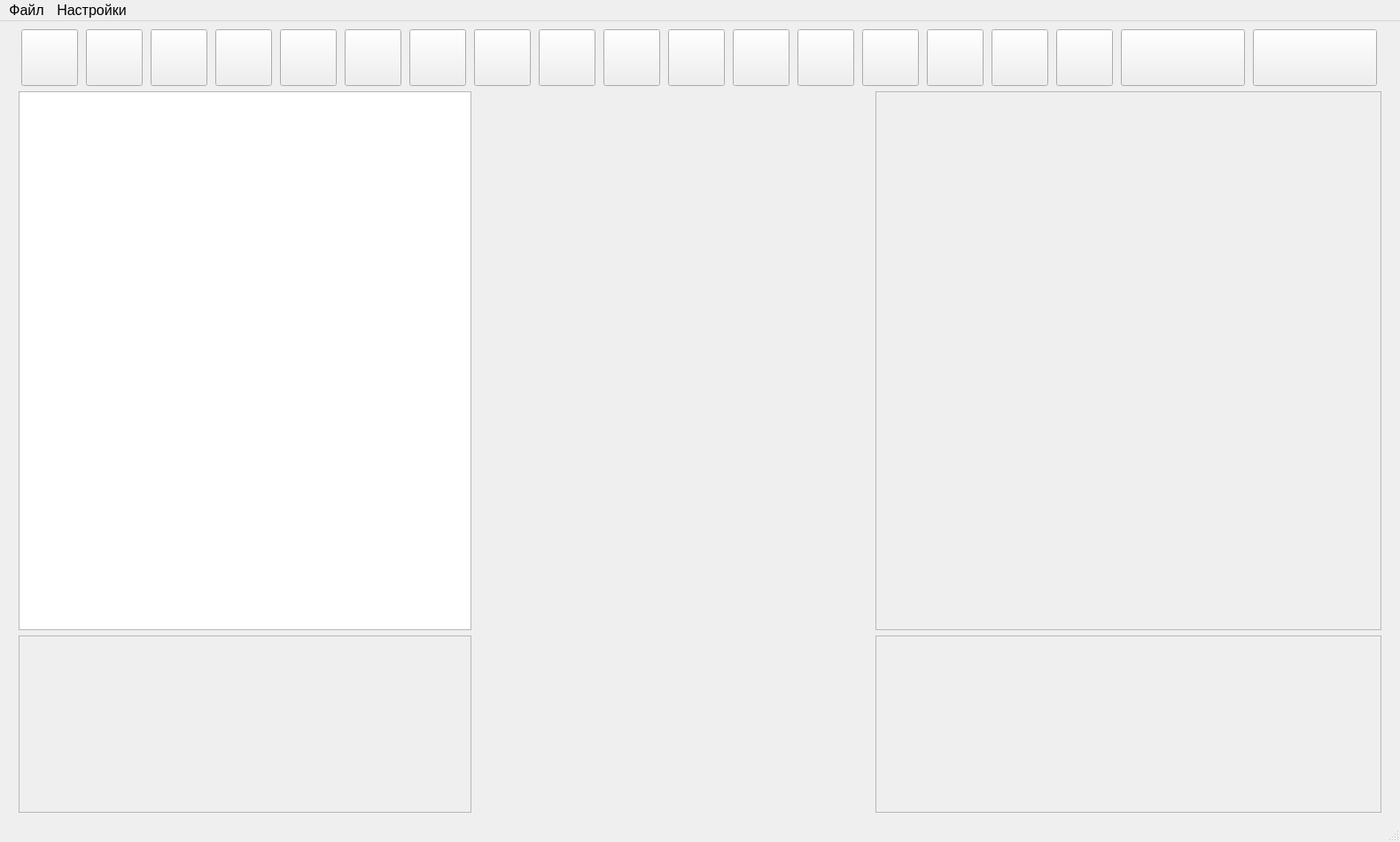
<?xml version="1.0" encoding="UTF-8"?>
<ui version="4.0">
 <class>MainWindow</class>
 <widget class="QMainWindow" name="MainWindow">
  <property name="geometry">
   <rect>
    <x>0</x>
    <y>0</y>
    <width>1580</width>
    <height>950</height>
   </rect>
  </property>
  <property name="font">
   <font>
    <pointsize>12</pointsize>
   </font>
  </property>
  <property name="windowTitle">
   <string>MainWindow</string>
  </property>
  <widget class="QWidget" name="centralwidget">
   <property name="sizePolicy">
    <sizepolicy hsizetype="Preferred" vsizetype="Preferred">
     <horstretch>0</horstretch>
     <verstretch>0</verstretch>
    </sizepolicy>
   </property>
   <layout class="QGridLayout" name="gridLayout">
    <item row="2" column="1">
     <widget class="QTextEdit" name="textEdit">
      <property name="sizePolicy">
       <sizepolicy hsizetype="Expanding" vsizetype="Expanding">
        <horstretch>0</horstretch>
        <verstretch>0</verstretch>
       </sizepolicy>
      </property>
      <property name="minimumSize">
       <size>
        <width>511</width>
        <height>600</height>
       </size>
      </property>
      <property name="maximumSize">
       <size>
        <width>511</width>
        <height>16777215</height>
       </size>
      </property>
      <property name="sizeIncrement">
       <size>
        <width>50</width>
        <height>0</height>
       </size>
      </property>
     </widget>
    </item>
    <item row="3" column="2">
     <widget class="QWidget" name="widget_2" native="true">
      <property name="enabled">
       <bool>true</bool>
      </property>
      <property name="minimumSize">
       <size>
        <width>0</width>
        <height>145</height>
       </size>
      </property>
      <property name="maximumSize">
       <size>
        <width>16777215</width>
        <height>9999</height>
       </size>
      </property>
     </widget>
    </item>
    <item row="3" column="1" rowspan="2">
     <widget class="QScrollArea" name="scrollArea_3">
      <property name="sizePolicy">
       <sizepolicy hsizetype="Expanding" vsizetype="Expanding">
        <horstretch>0</horstretch>
        <verstretch>0</verstretch>
       </sizepolicy>
      </property>
      <property name="minimumSize">
       <size>
        <width>511</width>
        <height>200</height>
       </size>
      </property>
      <property name="maximumSize">
       <size>
        <width>511</width>
        <height>9999</height>
       </size>
      </property>
      <property name="sizeIncrement">
       <size>
        <width>50</width>
        <height>0</height>
       </size>
      </property>
      <property name="widgetResizable">
       <bool>true</bool>
      </property>
      <widget class="QWidget" name="scrollAreaWidgetContents_3">
       <property name="geometry">
        <rect>
         <x>0</x>
         <y>0</y>
         <width>509</width>
         <height>198</height>
        </rect>
       </property>
      </widget>
     </widget>
    </item>
    <item row="1" column="0">
     <widget class="QWidget" name="widget_3" native="true">
      <property name="maximumSize">
       <size>
        <width>6</width>
        <height>150</height>
       </size>
      </property>
     </widget>
    </item>
    <item row="2" column="2">
     <widget class="QWidget" name="widget" native="true">
      <property name="minimumSize">
       <size>
        <width>0</width>
        <height>601</height>
       </size>
      </property>
     </widget>
    </item>
    <item row="4" column="2">
     <widget class="QWidget" name="widget_status" native="true">
      <property name="minimumSize">
       <size>
        <width>0</width>
        <height>41</height>
       </size>
      </property>
      <property name="maximumSize">
       <size>
        <width>16777215</width>
        <height>41</height>
       </size>
      </property>
     </widget>
    </item>
    <item row="3" column="3" rowspan="2">
     <widget class="QScrollArea" name="scrollArea_2">
      <property name="minimumSize">
       <size>
        <width>571</width>
        <height>200</height>
       </size>
      </property>
      <property name="maximumSize">
       <size>
        <width>571</width>
        <height>9999</height>
       </size>
      </property>
      <property name="widgetResizable">
       <bool>true</bool>
      </property>
      <widget class="QWidget" name="scrollAreaWidgetContents_2">
       <property name="geometry">
        <rect>
         <x>0</x>
         <y>0</y>
         <width>569</width>
         <height>198</height>
        </rect>
       </property>
      </widget>
     </widget>
    </item>
    <item row="2" column="3">
     <widget class="QScrollArea" name="scrollArea">
      <property name="minimumSize">
       <size>
        <width>571</width>
        <height>600</height>
       </size>
      </property>
      <property name="maximumSize">
       <size>
        <width>571</width>
        <height>16777215</height>
       </size>
      </property>
      <property name="layoutDirection">
       <enum>Qt::LeftToRight</enum>
      </property>
      <property name="autoFillBackground">
       <bool>false</bool>
      </property>
      <property name="widgetResizable">
       <bool>true</bool>
      </property>
      <property name="alignment">
       <set>Qt::AlignLeading|Qt::AlignLeft|Qt::AlignVCenter</set>
      </property>
      <widget class="QWidget" name="scrollAreaWidgetContents">
       <property name="geometry">
        <rect>
         <x>0</x>
         <y>0</y>
         <width>569</width>
         <height>599</height>
        </rect>
       </property>
      </widget>
     </widget>
    </item>
    <item row="1" column="1" colspan="3">
     <layout class="QHBoxLayout" name="horizontalLayout" stretch="0,0,0,0,0,0,0,0,0,0,0,0,0,0,0,0,0,0,0">
      <property name="spacing">
       <number>6</number>
      </property>
      <property name="sizeConstraint">
       <enum>QLayout::SetNoConstraint</enum>
      </property>
      <property name="topMargin">
       <number>0</number>
      </property>
      <item>
       <widget class="QPushButton" name="SaveButton">
        <property name="minimumSize">
         <size>
          <width>64</width>
          <height>64</height>
         </size>
        </property>
        <property name="maximumSize">
         <size>
          <width>64</width>
          <height>64</height>
         </size>
        </property>
        <property name="font">
         <font>
          <pointsize>12</pointsize>
         </font>
        </property>
        <property name="text">
         <string/>
        </property>
       </widget>
      </item>
      <item>
       <widget class="QPushButton" name="ReloadButton">
        <property name="minimumSize">
         <size>
          <width>64</width>
          <height>64</height>
         </size>
        </property>
        <property name="maximumSize">
         <size>
          <width>64</width>
          <height>64</height>
         </size>
        </property>
        <property name="text">
         <string/>
        </property>
       </widget>
      </item>
      <item>
       <widget class="QPushButton" name="add_before_block">
        <property name="minimumSize">
         <size>
          <width>0</width>
          <height>64</height>
         </size>
        </property>
        <property name="maximumSize">
         <size>
          <width>64</width>
          <height>64</height>
         </size>
        </property>
        <property name="text">
         <string/>
        </property>
       </widget>
      </item>
      <item>
       <widget class="QPushButton" name="add_after_block">
        <property name="minimumSize">
         <size>
          <width>0</width>
          <height>64</height>
         </size>
        </property>
        <property name="maximumSize">
         <size>
          <width>64</width>
          <height>64</height>
         </size>
        </property>
        <property name="text">
         <string/>
        </property>
       </widget>
      </item>
      <item>
       <widget class="QPushButton" name="delete_block">
        <property name="minimumSize">
         <size>
          <width>0</width>
          <height>64</height>
         </size>
        </property>
        <property name="maximumSize">
         <size>
          <width>64</width>
          <height>64</height>
         </size>
        </property>
        <property name="text">
         <string/>
        </property>
       </widget>
      </item>
      <item>
       <widget class="QPushButton" name="create_holes">
        <property name="minimumSize">
         <size>
          <width>0</width>
          <height>64</height>
         </size>
        </property>
        <property name="maximumSize">
         <size>
          <width>64</width>
          <height>64</height>
         </size>
        </property>
        <property name="text">
         <string/>
        </property>
       </widget>
      </item>
      <item>
       <widget class="QPushButton" name="full_loopForm">
        <property name="minimumSize">
         <size>
          <width>0</width>
          <height>64</height>
         </size>
        </property>
        <property name="maximumSize">
         <size>
          <width>64</width>
          <height>64</height>
         </size>
        </property>
        <property name="text">
         <string/>
        </property>
       </widget>
      </item>
      <item>
       <widget class="QPushButton" name="short_loopForm">
        <property name="maximumSize">
         <size>
          <width>64</width>
          <height>64</height>
         </size>
        </property>
        <property name="text">
         <string/>
        </property>
       </widget>
      </item>
      <item>
       <widget class="QPushButton" name="pushButton_10">
        <property name="minimumSize">
         <size>
          <width>0</width>
          <height>64</height>
         </size>
        </property>
        <property name="maximumSize">
         <size>
          <width>64</width>
          <height>64</height>
         </size>
        </property>
        <property name="text">
         <string/>
        </property>
       </widget>
      </item>
      <item>
       <widget class="QPushButton" name="pushButton_5">
        <property name="minimumSize">
         <size>
          <width>0</width>
          <height>64</height>
         </size>
        </property>
        <property name="maximumSize">
         <size>
          <width>64</width>
          <height>64</height>
         </size>
        </property>
        <property name="text">
         <string/>
        </property>
       </widget>
      </item>
      <item>
       <widget class="QPushButton" name="pushButton_9">
        <property name="minimumSize">
         <size>
          <width>0</width>
          <height>64</height>
         </size>
        </property>
        <property name="maximumSize">
         <size>
          <width>64</width>
          <height>64</height>
         </size>
        </property>
        <property name="text">
         <string/>
        </property>
       </widget>
      </item>
      <item>
       <widget class="QPushButton" name="pushButton">
        <property name="minimumSize">
         <size>
          <width>0</width>
          <height>64</height>
         </size>
        </property>
        <property name="maximumSize">
         <size>
          <width>64</width>
          <height>64</height>
         </size>
        </property>
        <property name="text">
         <string/>
        </property>
       </widget>
      </item>
      <item>
       <widget class="QPushButton" name="pushButton_2">
        <property name="minimumSize">
         <size>
          <width>0</width>
          <height>64</height>
         </size>
        </property>
        <property name="maximumSize">
         <size>
          <width>64</width>
          <height>64</height>
         </size>
        </property>
        <property name="text">
         <string/>
        </property>
       </widget>
      </item>
      <item>
       <widget class="QPushButton" name="pushButton_8">
        <property name="minimumSize">
         <size>
          <width>0</width>
          <height>64</height>
         </size>
        </property>
        <property name="maximumSize">
         <size>
          <width>64</width>
          <height>64</height>
         </size>
        </property>
        <property name="text">
         <string/>
        </property>
       </widget>
      </item>
      <item>
       <widget class="QPushButton" name="konvert_fromLoop">
        <property name="minimumSize">
         <size>
          <width>0</width>
          <height>64</height>
         </size>
        </property>
        <property name="maximumSize">
         <size>
          <width>64</width>
          <height>64</height>
         </size>
        </property>
        <property name="text">
         <string/>
        </property>
       </widget>
      </item>
      <item>
       <widget class="QPushButton" name="otkat">
        <property name="minimumSize">
         <size>
          <width>0</width>
          <height>64</height>
         </size>
        </property>
        <property name="maximumSize">
         <size>
          <width>64</width>
          <height>64</height>
         </size>
        </property>
        <property name="text">
         <string/>
        </property>
       </widget>
      </item>
      <item>
       <widget class="QPushButton" name="Create_loop">
        <property name="minimumSize">
         <size>
          <width>0</width>
          <height>64</height>
         </size>
        </property>
        <property name="maximumSize">
         <size>
          <width>64</width>
          <height>64</height>
         </size>
        </property>
        <property name="text">
         <string/>
        </property>
       </widget>
      </item>
      <item>
       <widget class="QPushButton" name="Zamena_T">
        <property name="minimumSize">
         <size>
          <width>140</width>
          <height>64</height>
         </size>
        </property>
        <property name="maximumSize">
         <size>
          <width>140</width>
          <height>64</height>
         </size>
        </property>
        <property name="text">
         <string/>
        </property>
       </widget>
      </item>
      <item>
       <widget class="QPushButton" name="ZamenaFS">
        <property name="minimumSize">
         <size>
          <width>140</width>
          <height>64</height>
         </size>
        </property>
        <property name="maximumSize">
         <size>
          <width>140</width>
          <height>64</height>
         </size>
        </property>
        <property name="text">
         <string/>
        </property>
       </widget>
      </item>
     </layout>
    </item>
    <item row="1" column="4">
     <widget class="QWidget" name="widget_4" native="true">
      <property name="maximumSize">
       <size>
        <width>6</width>
        <height>50</height>
       </size>
      </property>
     </widget>
    </item>
   </layout>
  </widget>
  <widget class="QMenuBar" name="menubar">
   <property name="geometry">
    <rect>
     <x>0</x>
     <y>0</y>
     <width>1580</width>
     <height>27</height>
    </rect>
   </property>
   <widget class="QMenu" name="menu">
    <property name="title">
     <string>Файл</string>
    </property>
   </widget>
   <widget class="QMenu" name="menu_2">
    <property name="title">
     <string>Настройки</string>
    </property>
   </widget>
   <addaction name="menu"/>
   <addaction name="menu_2"/>
  </widget>
  <widget class="QStatusBar" name="statusbar"/>
  <action name="action">
   <property name="text">
    <string>Сохранить</string>
   </property>
   <property name="font">
    <font>
     <pointsize>12</pointsize>
    </font>
   </property>
  </action>
  <action name="action_2">
   <property name="text">
    <string>Пути</string>
   </property>
   <property name="font">
    <font>
     <pointsize>12</pointsize>
    </font>
   </property>
  </action>
  <action name="action_otkrit">
   <property name="text">
    <string>Открыть...</string>
   </property>
   <property name="font">
    <font>
     <pointsize>12</pointsize>
    </font>
   </property>
  </action>
 </widget>
 <resources/>
 <connections/>
</ui>
